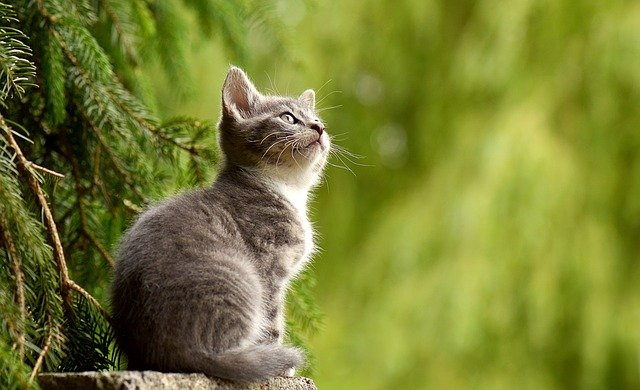
#> input picture OpenCV/img.jpg, 640 x 390 px
$ jupyter execute '05. 파일 저장.ipynb'
#> lines starting #> are read from the running program, lines starting #| are printed output that depends on the picture
# 파일 저장

## 이미지 저장

[cell 1]
import cv2
img = cv2.imread('img.jpg', cv2.IMREAD_GRAYSCALE)
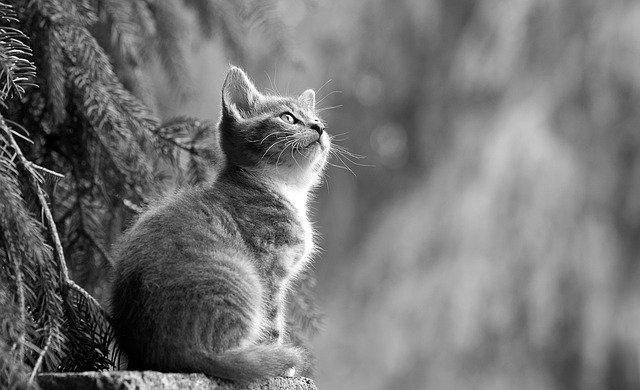
#> img: shape (390, 640); min 0, max 255, mean 115.4
cv2.imshow('img', img)

cv2.waitKey(0)
cv2.destroyAllWindows()
cv2.waitKey(1)

result = cv2.imwrite('img_save.jpg', img)
print(result)
#| True

## 다른 확장자

[cell 2]
import cv2
img = cv2.imread('img.jpg', cv2.IMREAD_GRAYSCALE)
# [5 lines of commented-out code are left out]

result = cv2.imwrite('img_save.png', img)
print(result)
#| True

## 동영상 저장

[cell 3]
import cv2
cap = cv2.VideoCapture('video.mp4')

# 코덱 정의
fourcc = cv2.VideoWriter_fourcc(*'DIVX')

# 프레임 크기, 재생속도
width = round(cap.get(cv2.CAP_PROP_FRAME_WIDTH))
height = round(cap.get(cv2.CAP_PROP_FRAME_HEIGHT))
fps = cap.get(cv2.CAP_PROP_FPS) #  * 2  재생속도 2배

out = cv2.VideoWriter('output.avi', fourcc, fps, (width, height))
# 저장 파일명, 코덱, 재생속도, 크기

while cap.isOpened():
    ret, frame = cap.read()
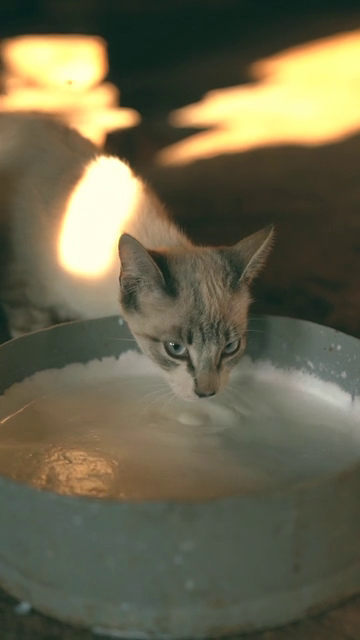
#> input picture frame 16 of OpenCV/video.mp4, 360 x 640 px
#> frame is the input picture: shape (640, 360, 3); mean B, G, R 77.1, 101.5, 105.4
    if not ret :
        break

    cv2.imshow('video', frame)
    if cv2.waitKey(1) == ord('q') :
#> (key q is pressed here)
        break

out.release()
cap.release()
cv2.destroyAllWindows()
cv2.waitKey(1)
